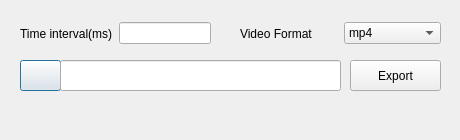
<?xml version="1.0" encoding="UTF-8"?>
<ui version="4.0">
 <class>DialogConvertToVideo</class>
 <widget class="QDialog" name="DialogConvertToVideo">
  <property name="geometry">
   <rect>
    <x>0</x>
    <y>0</y>
    <width>460</width>
    <height>140</height>
   </rect>
  </property>
  <property name="windowTitle">
   <string>Export Animation</string>
  </property>
  <widget class="QLabel" name="labelConvertingStatus">
   <property name="geometry">
    <rect>
     <x>20</x>
     <y>100</y>
     <width>111</width>
     <height>21</height>
    </rect>
   </property>
   <property name="text">
    <string/>
   </property>
  </widget>
  <widget class="QWidget" name="layoutWidget">
   <property name="geometry">
    <rect>
     <x>240</x>
     <y>20</y>
     <width>201</width>
     <height>27</height>
    </rect>
   </property>
   <layout class="QHBoxLayout" name="horizontalLayout_3">
    <item>
     <widget class="QLabel" name="labelVideoFormat">
      <property name="text">
       <string>Video Format</string>
      </property>
     </widget>
    </item>
    <item>
     <widget class="QComboBox" name="comboBoxVideoFormat">
      <item>
       <property name="text">
        <string>mp4</string>
       </property>
      </item>
      <item>
       <property name="text">
        <string>mov</string>
       </property>
      </item>
      <item>
       <property name="text">
        <string>avi</string>
       </property>
      </item>
     </widget>
    </item>
   </layout>
  </widget>
  <widget class="QWidget" name="layoutWidget_1">
   <property name="geometry">
    <rect>
     <x>20</x>
     <y>20</y>
     <width>191</width>
     <height>27</height>
    </rect>
   </property>
   <layout class="QHBoxLayout" name="horizontalLayout_2">
    <item>
     <widget class="QLabel" name="labelTimeInterval">
      <property name="text">
       <string>Time interval(ms)</string>
      </property>
     </widget>
    </item>
    <item>
     <widget class="QLineEdit" name="lineEditTimeInterval"/>
    </item>
   </layout>
  </widget>
  <widget class="QPushButton" name="pushButtonBrowse">
   <property name="geometry">
    <rect>
     <x>20</x>
     <y>60</y>
     <width>41</width>
     <height>31</height>
    </rect>
   </property>
   <property name="text">
    <string/>
   </property>
  </widget>
  <widget class="QLineEdit" name="lineEditFilePath">
   <property name="geometry">
    <rect>
     <x>60</x>
     <y>60</y>
     <width>281</width>
     <height>31</height>
    </rect>
   </property>
  </widget>
  <widget class="QPushButton" name="pushButtonExport">
   <property name="geometry">
    <rect>
     <x>350</x>
     <y>60</y>
     <width>91</width>
     <height>31</height>
    </rect>
   </property>
   <property name="text">
    <string>Export</string>
   </property>
  </widget>
 </widget>
 <resources/>
 <connections/>
</ui>
